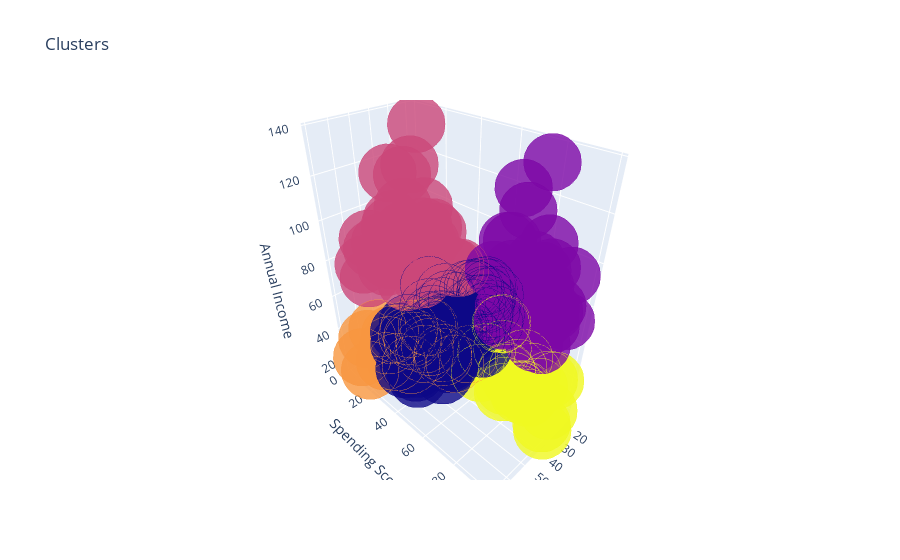

Source (notebook cell):
### Code cell
train_data['label3'] =  labels3
trace1 = go.Scatter3d(
    x= train_data['Age'],
    y= train_data['Spending Score (1-100)'],
    z= train_data['Annual Income (k$)'],
    mode='markers',
     marker=dict(
        color = train_data['label3'], 
        size= 20,
        line=dict(
            color= train_data['label3'],
            width= 12
        ),
        opacity=0.8
     )
)
data = [trace1]
layout = go.Layout(
#     margin=dict(
#         l=0,
#         r=0,
#         b=0,
#         t=0
#     )
    title= 'Clusters',
    scene = dict(
            xaxis = dict(title  = 'Age'),
            yaxis = dict(title  = 'Spending Score'),
            zaxis = dict(title  = 'Annual Income')
        )
)
fig = go.Figure(data=data, layout=layout)
py.offline.iplot(fig)

### Figure 1 — Plotly figure (JSON) as saved in the notebook; plotly's stock layout.template omitted (floating-point values rounded to 4 significant figures; data arrays with more than 128 entries replaced by an {"elided": "..."} marker saying what was removed)
{"data": [{"marker": {"color": {"elided": "200 int values"}, "line": {"color": {"elided": "200 int values"}, "width": 12}, "opacity": 0.8, "size": 20}, "mode": "markers", "type": "scatter3d", "x": {"elided": "200 int values"}, "y": {"elided": "200 int values"}, "z": {"elided": "200 int values"}}], "layout": {"scene": {"xaxis": {"title": {"text": "Age"}}, "yaxis": {"title": {"text": "Spending Score"}}, "zaxis": {"title": {"text": "Annual Income"}}}, "title": {"text": "Clusters"}}}
